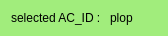
<?xml version="1.0" encoding="UTF-8"?>
<ui version="4.0">
 <class>Strip</class>
 <widget class="QWidget" name="Strip">
  <property name="geometry">
   <rect>
    <x>0</x>
    <y>0</y>
    <width>168</width>
    <height>35</height>
   </rect>
  </property>
  <property name="windowTitle">
   <string>Form</string>
  </property>
  <property name="styleSheet">
   <string notr="true">background:rgb(161, 237, 124)</string>
  </property>
  <layout class="QHBoxLayout" name="horizontalLayout">
   <item>
    <widget class="QLabel" name="label">
     <property name="text">
      <string>selected AC_ID : </string>
     </property>
    </widget>
   </item>
   <item>
    <widget class="QLabel" name="ac_id_label">
     <property name="text">
      <string>plop</string>
     </property>
    </widget>
   </item>
  </layout>
 </widget>
 <resources/>
 <connections/>
</ui>
